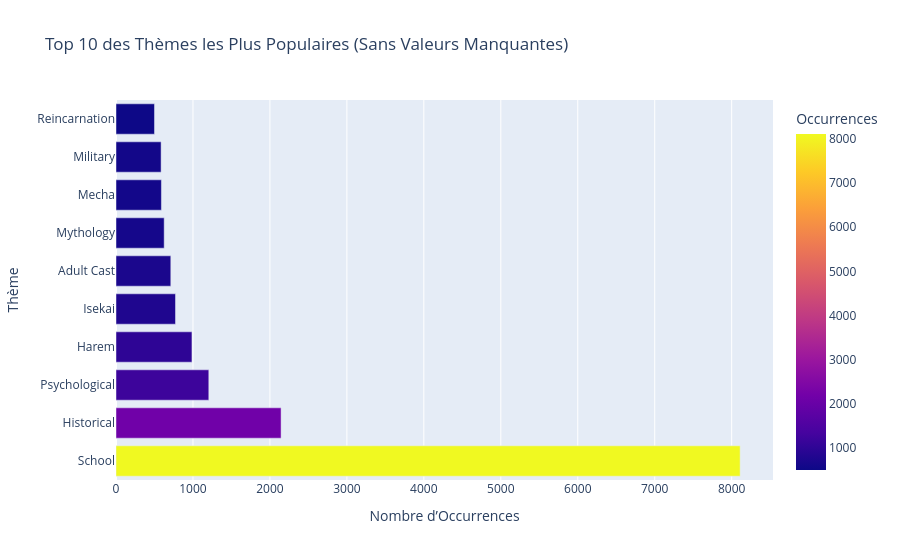

The notebook cell this image was saved under:
### Markdown cell above
### 4.4 💥 Analyse des Thèmes et Démographies <a name="Analyse-des-Thèmes-et-Démographies"></a>


Pour explorer les thèmes et les audiences visées dans les mangas, nous analysons la répartition des thèmes et des démographies. Cette analyse aide à identifier les préférences thématiques des lecteurs et les groupes démographiques ciblés.

### Code cell
# Analyse des Thèmes et Démographies

# Comptage des thèmes les plus populaires, en excluant les valeurs manquantes ou vides
theme_counts = (manga['themes']
                .dropna()  # Supprime les valeurs NaN
                .str.split(', ')  # Divise les thèmes en liste
                .explode()  # Transforme la liste en une seule colonne
                .str.strip()  # Supprime les espaces autour des valeurs
                .replace('', np.nan)  # Remplace les chaînes vides par NaN
                .dropna()  # Supprime à nouveau les NaN après nettoyage
                .value_counts()  # Comptage des occurrences
                .head(10)  # Garde les 10 plus fréquents
                .reset_index())  # Réinitialise l'index
theme_counts.columns = ['Thème', 'Occurrences']

# Création du graphique à barres interactif
fig = px.bar(theme_counts, x='Occurrences', y='Thème', 
             title='Top 10 des Thèmes les Plus Populaires (Sans Valeurs Manquantes)',
             orientation='h', color='Occurrences', 
             color_continuous_scale=px.colors.sequential.Plasma)

fig.update_layout(xaxis_title='Nombre d’Occurrences', yaxis_title='Thème')
fig.show()

### Figure 1 — Plotly figure (JSON) as saved in the notebook; plotly's stock layout.template omitted (floating-point values rounded to 4 significant figures)
{"data": [{"alignmentgroup": "True", "hovertemplate": "Occurrences=%{marker.color}<br>Thème=%{y}<extra></extra>", "legendgroup": "", "marker": {"color": [8110, 2145, 1206, 987, 773, 712, 626, 590, 586, 500], "coloraxis": "coloraxis", "pattern": {"shape": ""}}, "name": "", "offsetgroup": "", "orientation": "h", "showlegend": false, "textposition": "auto", "type": "bar", "x": [8110, 2145, 1206, 987, 773, 712, 626, 590, 586, 500], "xaxis": "x", "y": ["School", "Historical", "Psychological", "Harem", "Isekai", "Adult Cast", "Mythology", "Mecha", "Military", "Reincarnation"], "yaxis": "y"}], "layout": {"barmode": "relative", "coloraxis": {"colorbar": {"title": {"text": "Occurrences"}}, "colorscale": [[0, "#0d0887"], [0.1111, "#46039f"], [0.2222, "#7201a8"], [0.3333, "#9c179e"], [0.4444, "#bd3786"], [0.5556, "#d8576b"], [0.6667, "#ed7953"], [0.7778, "#fb9f3a"], [0.8889, "#fdca26"], [1, "#f0f921"]]}, "legend": {"tracegroupgap": 0}, "title": {"text": "Top 10 des Thèmes les Plus Populaires (Sans Valeurs Manquantes)"}, "xaxis": {"anchor": "y", "domain": [0, 1], "title": {"text": "Nombre d’Occurrences"}}, "yaxis": {"anchor": "x", "domain": [0, 1], "title": {"text": "Thème"}}}}
